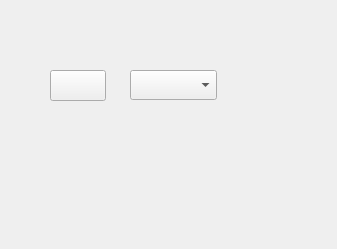
<?xml version="1.0" encoding="UTF-8"?>
<ui version="4.0">
 <class>Form</class>
 <widget class="QWidget" name="Form">
  <property name="geometry">
   <rect>
    <x>0</x>
    <y>0</y>
    <width>337</width>
    <height>249</height>
   </rect>
  </property>
  <property name="windowTitle">
   <string>Form</string>
  </property>
  <widget class="KColorButton" name="colorbutton">
   <property name="geometry">
    <rect>
     <x>50</x>
     <y>70</y>
     <width>56</width>
     <height>31</height>
    </rect>
   </property>
   <property name="alphaChannelEnabled">
    <bool>true</bool>
   </property>
  </widget>
  <widget class="KColorCombo" name="colorcombo">
   <property name="geometry">
    <rect>
     <x>130</x>
     <y>70</y>
     <width>87</width>
     <height>30</height>
    </rect>
   </property>
  </widget>
 </widget>
 <customwidgets>
  <customwidget>
   <class>KColorButton</class>
   <extends>QPushButton</extends>
   <header>kcolorbutton.h</header>
  </customwidget>
  <customwidget>
   <class>KColorCombo</class>
   <extends>QComboBox</extends>
   <header>kcolorcombo.h</header>
  </customwidget>
 </customwidgets>
 <resources/>
 <connections/>
</ui>
